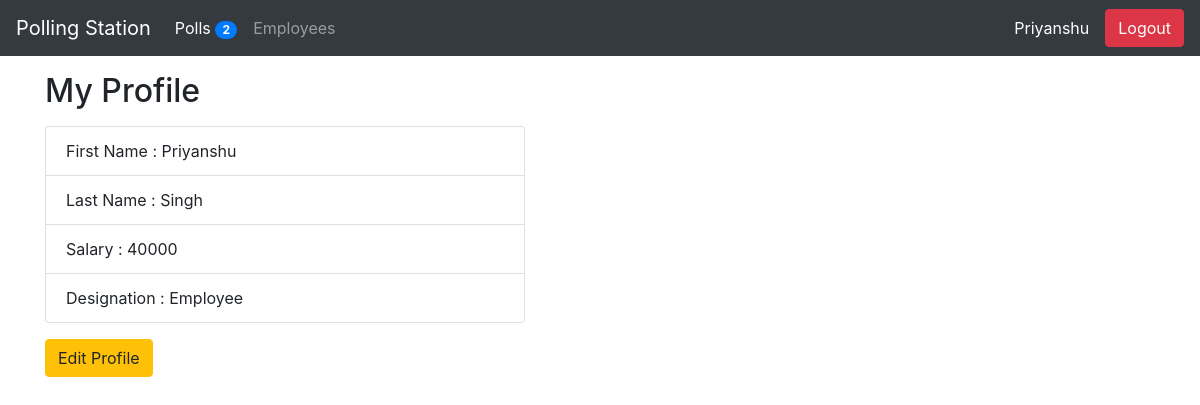
Screenshot of /profile/ (signed in) with the database file from the repository.
### employee/models.py (models this page shows)
class Profile(models.Model):
    user = models.OneToOneField(User, on_delete=models.CASCADE)
    designation = models.CharField(max_length=30, null=True, blank=True)
    salary = models.IntegerField(null=True, blank=True)
    class Meta:
        ordering = ('-salary',)

### employee/views.py (the view)
# urls.py: path('profile/', MyProfile.as_view(), name='my-profile'),
class MyProfile(DetailView):
    template_name = 'employee/profile.html'
    def get_object(self):
        return self.request.user.profile # This will return object of profile object

### poll/context_processors.py (called while the page is built)
def PollCount(request):
    count = Question.objects.count()
    return {"poll_count": count}

### employee/templates/employee/profile.html
{% extends 'poll/base.html' %}
{% block content %}
    <h2 class='my-3'>My Profile</h2>
    <div class="card" style="width: 30rem;">
    <ul class="list-group list-group-flush">
        <li class="list-group-item">First Name : {{object.user.first_name}}</li>
        <li class="list-group-item">Last Name : {{object.user.last_name}}</li>
        <li class="list-group-item">Salary : {{object.salary}}</li>
        <li class="list-group-item">Designation : {{object.designation}}</li>
    </ul>
    </div>
    <a class="btn btn-warning float-left mt-3" href="{% url 'update-profile' %}" role="button">Edit Profile</a>
{% endblock content %}

### poll/templates/poll/base.html (shortened to what this page needs)
<!doctype html>
<html lang="en">
  <head>
    <link rel="stylesheet" href="https://stackpath.bootstrapcdn.com/bootstrap/4.3.1/css/bootstrap.min.css">
  </head>
  <body>
<nav class="navbar navbar-expand-lg navbar-dark bg-dark">
  <a class="navbar-brand" href="{% url 'polls-list' %}">Polling Station</a>
  <div class="collapse navbar-collapse" id="navbarSupportedContent">
    <ul class="navbar-nav mr-auto">
      <li class="nav-item active">
        <a class="nav-link" href="{% url 'polls-list' %}">Polls <span class="badge badge-primary badge-pill">{{poll_count}}</span><span class="sr-only">(current)</span></a>
      </li>
      <li class="nav-item">
        <a class="nav-link" href="{% url 'employee-list' %}">Employees</a>
      </li>
    </ul>
    {% if request.user.id != None %}
        <span class='mr-3'><a  style='color:white; text-decoration:none;' href="{% url 'my-profile' %}">{{request.user.first_name}}</a></span>
        <form method="POST" action="{% url 'user-logout' %}">
            <input class="btn btn-danger float-right" type="submit" value="Logout">
        </form>
    {% else %}
        <a class="btn btn-success" href="{% url 'user-login' %}" role="button">Login</a>
    {% endif %}
  </div>
</nav>
    <div class="container">
        {% block content %}
        {% endblock content %}
    </div>
  </body>
</html>

### rows the page displays
Profile: user.first_name "Priyanshu", user.last_name "Singh", salary "40000", designation "Employee"

### other values shown
{{ poll_count }} "2"
{{ request.user.first_name }} "Priyanshu"
